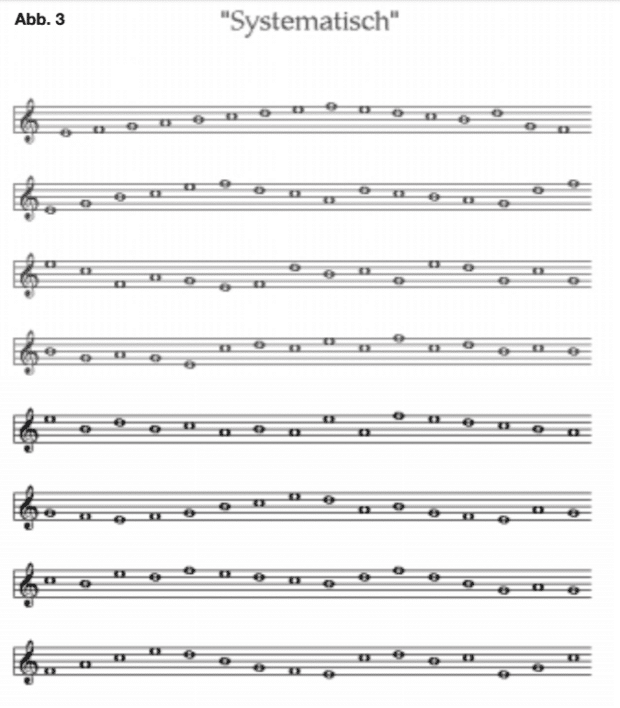
#> input picture backend/samples/noten_sample.png, 620 x 708 px
$ python -i tab_detect.py   (imports and definitions only)
#> lines starting #> are read from the running program, lines starting #| are printed output that depends on the picture; after the words box and inside, x2 and y2 are one past the last pixel; in counts of white or black regions, pixels touching at a corner belong together
#> further down, picture is the input picture: shape (708, 620, 3); mean B, G, R 237.1, 237.1, 237.2
"""Detects guitar TAB staffs (6 lines) in a photo, so we can refuse sheets that already have tab.

oemer only knows 5-line staffs; TAB staffs confuse its geometry code and it crashes after
minutes of work. Counting evenly spaced horizontal lines takes well under a second.
"""
from __future__ import annotations

import cv2
import numpy as np

# Several 6-line groups are needed, so one misread staff (e.g. a ledger line merging
# into a 5-line staff) doesn't trigger it.
MIN_TAB_STAFFS = 2


def staff_line_groups(img: np.ndarray, bands: int = 4) -> list[int]:
    """Sizes of groups of evenly spaced horizontal lines (5 = staff, 6 = TAB staff).

    The page is split into vertical bands that are measured separately, which tolerates
    a slight tilt; each staff is therefore counted about once per band.
    """
#> called with bands = 4
    gray = cv2.cvtColor(img, cv2.COLOR_BGR2GRAY) if img.ndim == 3 else img
    h, w = gray.shape
#> h = 708; w = 620
    scale = 2000 / max(h, w)
#> scale = 2.82
    gray = cv2.resize(gray, (int(w * scale), int(h * scale)))
#> gray: shape (2000, 1751)
    binary = cv2.adaptiveThreshold(gray, 255, cv2.ADAPTIVE_THRESH_MEAN_C, cv2.THRESH_BINARY_INV, 25, 15)
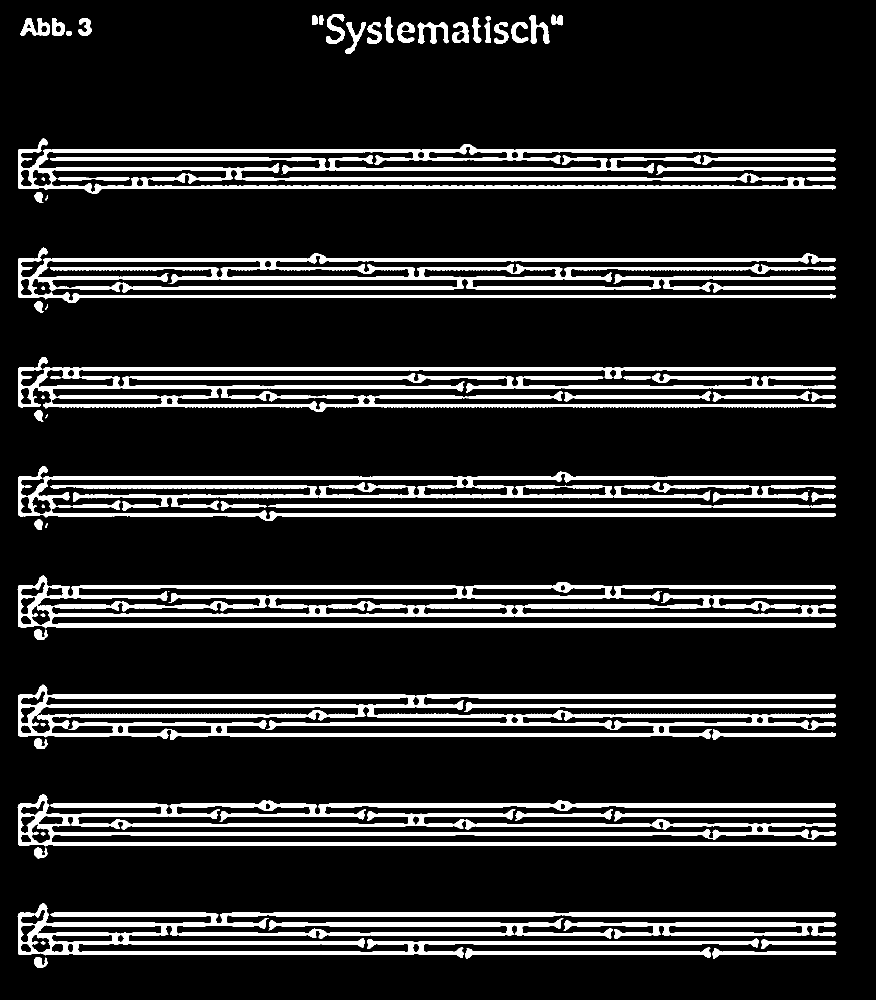
#> binary: shape (2000, 1751) (shown at 1/2 size); 13.9% white; 75 white regions (5 under 20 px), largest, box (x1, y1, x2, y2) and area: (35, 1151, 1673, 1257) 62522, (35, 1588, 1673, 1693) 57059, (36, 495, 1672, 606) 54628

    sizes = []
    band_w = gray.shape[1] // bands
#> band_w = 437
    for b in range(bands):
        band = binary[:, b * band_w:(b + 1) * band_w]
        # Keep only long horizontal runs: staff lines, not note stems or text.
        kernel = cv2.getStructuringElement(cv2.MORPH_RECT, (band_w // 2, 1))
        lines = cv2.morphologyEx(band, cv2.MORPH_OPEN, kernel)
        rows = np.where(lines.sum(axis=1) / 255 > band_w * 0.6)[0]

        # A line is a few pixels thick: merge adjacent rows into one centre.
        runs: list[list[int]] = []
        for r in rows:
            if runs and r - runs[-1][-1] <= 2:
                runs[-1].append(r)
            else:
                runs.append([r])
        ys = [float(np.mean(run)) for run in runs]

        # Consecutive lines with (nearly) the same spacing belong to one staff.
        group = ys[:1]
        for y in ys[1:]:
            gap = y - group[-1]
            if len(group) >= 2:
                prev = group[-1] - group[-2]
                same_staff = abs(gap - prev) <= max(2, 0.25 * prev)
            else:
                same_staff = 5 <= gap <= 40
            if same_staff:
                group.append(y)
            else:
                sizes.append(len(group))
                group = [y]
        if group:
            sizes.append(len(group))
#> this loop made 4 passes
#> pass 1, in staff_line_groups, `band = binary[:, b * band_w:(b + 1) * band_w]`:
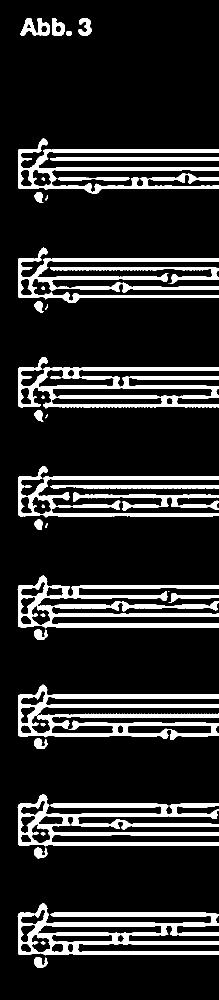
#> band: shape (2000, 437) (shown at 1/2 size); 14.1% white; 41 white regions (2 under 20 px), largest, box (x1, y1, x2, y2) and area: (35, 1807, 437, 1911) 15895, (36, 1369, 437, 1480) 15668, (35, 1588, 437, 1693) 15535
#> pass 1, in staff_line_groups, `lines = cv2.morphologyEx(band, cv2.MORPH_OPEN, kernel)`:
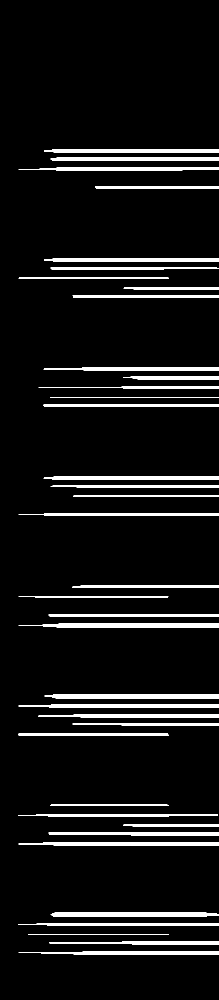
#> lines: shape (2000, 437) (shown at 1/2 size); 7.1% white; 37 white regions, largest, box (x1, y1, x2, y2) and area: (101, 1825, 437, 1834) 2875, (37, 1684, 437, 1692) 2829, (37, 1247, 437, 1255) 2783
#> pass 2, in staff_line_groups, `band = binary[:, b * band_w:(b + 1) * band_w]`:
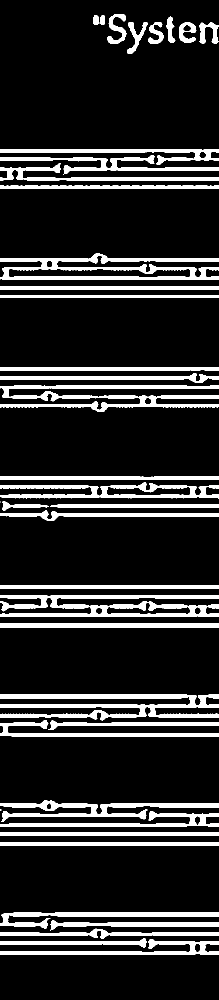
#> band: shape (2000, 437) (shown at 1/2 size); 14.9% white; 41 white regions (3 under 20 px), largest, box (x1, y1, x2, y2) and area: (0, 1388, 437, 1441) 9979, (0, 1190, 437, 1234) 9611, (0, 507, 437, 560) 8930
#> pass 2, in staff_line_groups, `lines = cv2.morphologyEx(band, cv2.MORPH_OPEN, kernel)`:
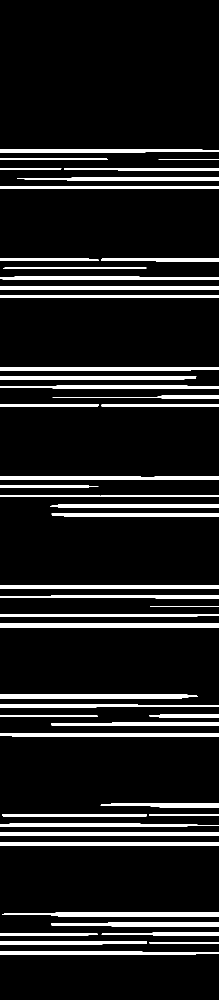
#> lines: shape (2000, 437) (shown at 1/2 size); 10.4% white; 48 white regions, largest, box (x1, y1, x2, y2) and area: (0, 1170, 437, 1178) 3496, (0, 1247, 437, 1255) 3496, (0, 1684, 437, 1692) 3496
#> after the loop:
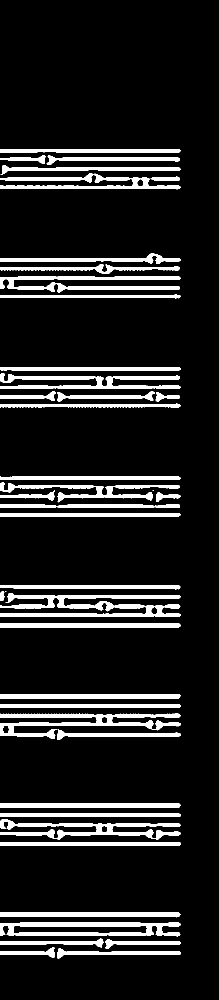
#> band: shape (2000, 437) (shown at 1/2 size); 11.8% white; 42 white regions (2 under 20 px), largest, box (x1, y1, x2, y2) and area: (0, 1186, 362, 1234) 7788, (0, 1427, 361, 1478) 6227, (0, 1845, 362, 1873) 5428
#> after the loop, sizes = 50 values, max 5 at index 9, min 1 at index 6, mean 2.64
    return [s for s in sizes if s >= 4]


def has_tab_staffs(img: np.ndarray) -> bool:
    return staff_line_groups(img).count(6) >= MIN_TAB_STAFFS

>>> import cv2
>>> picture = cv2.imread('../samples/noten_sample.png')
>>> result = staff_line_groups(picture)
#> result = [5, 5, 5, 5, 5, 5, 4, 4, 4, 5, 5]
